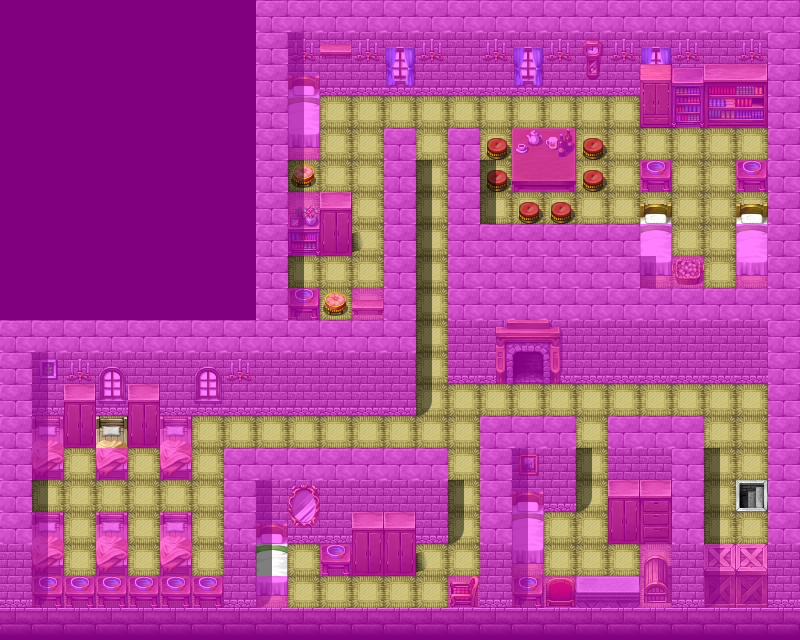

Tiled map render using the project's own tile images. Description and the map definition, with tile-layer contents summarised, below:
An orthogonal 25x20 tile map with 32x32 px tiles, 4 tile layers (Ground, Objects, Above, Walkable), 60 tilesets and 13 objects (7x spawn, 2x mapchange, 2x key, sign, rest).

<map version="1.0" tiledversion="1.0.2" orientation="orthogonal" renderorder="right-down" width="25" height="20" tilewidth="32" tileheight="32" nextobjectid="14">
 <tileset firstgid="1" name="map_bed_1" tilewidth="32" tileheight="32" tilecount="128" columns="16">
  <image source="../drawable/map_bed_1.png" width="512" height="256" />
 </tileset>
 <tileset firstgid="129" name="map_border_1" tilewidth="32" tileheight="32" tilecount="128" columns="16">
  <image source="../drawable/map_border_1.png" width="512" height="256" />
 </tileset>
 <tileset firstgid="257" name="map_bridge_1" tilewidth="32" tileheight="32" tilecount="128" columns="16">
  <image source="../drawable/map_bridge_1.png" width="512" height="256" />
 </tileset>
 <tileset firstgid="385" name="map_bridge_2" tilewidth="32" tileheight="32" tilecount="128" columns="16">
  <image source="../drawable/map_bridge_2.png" width="512" height="256" />
 </tileset>
 <tileset firstgid="513" name="map_broken_1" tilewidth="32" tileheight="32" tilecount="128" columns="16">
  <image source="../drawable/map_broken_1.png" width="512" height="256" />
 </tileset>
 <tileset firstgid="641" name="map_cavewall_1" tilewidth="32" tileheight="32" tilecount="108" columns="18">
  <image source="../drawable/map_cavewall_1.png" width="576" height="192" />
 </tileset>
 <tileset firstgid="749" name="map_cavewall_2" tilewidth="32" tileheight="32" tilecount="108" columns="18">
  <image source="../drawable/map_cavewall_2.png" width="576" height="192" />
 </tileset>
 <tileset firstgid="857" name="map_cavewall_3" tilewidth="32" tileheight="32" tilecount="108" columns="18">
  <image source="../drawable/map_cavewall_3.png" width="576" height="192" />
 </tileset>
 <tileset firstgid="965" name="map_cavewall_4" tilewidth="32" tileheight="32" tilecount="108" columns="18">
  <image source="../drawable/map_cavewall_4.png" width="576" height="192" />
 </tileset>
 <tileset firstgid="1073" name="map_chair_table_1" tilewidth="32" tileheight="32" tilecount="128" columns="16">
  <image source="../drawable/map_chair_table_1.png" width="512" height="256" />
 </tileset>
 <tileset firstgid="1201" name="map_chair_table_2" tilewidth="32" tileheight="32" tilecount="128" columns="16">
  <image source="../drawable/map_chair_table_2.png" width="512" height="256" />
 </tileset>
 <tileset firstgid="1329" name="map_crate_1" tilewidth="32" tileheight="32" tilecount="128" columns="16">
  <image source="../drawable/map_crate_1.png" width="512" height="256" />
 </tileset>
 <tileset firstgid="1457" name="map_cupboard_1" tilewidth="32" tileheight="32" tilecount="128" columns="16">
  <image source="../drawable/map_cupboard_1.png" width="512" height="256" />
 </tileset>
 <tileset firstgid="1585" name="map_curtain_1" tilewidth="32" tileheight="32" tilecount="128" columns="16">
  <image source="../drawable/map_curtain_1.png" width="512" height="256" />
 </tileset>
 <tileset firstgid="1713" name="map_entrance_1" tilewidth="32" tileheight="32" tilecount="128" columns="16">
  <image source="../drawable/map_entrance_1.png" width="512" height="256" />
 </tileset>
 <tileset firstgid="1841" name="map_entrance_2" tilewidth="32" tileheight="32" tilecount="128" columns="16">
  <image source="../drawable/map_entrance_2.png" width="512" height="256" />
 </tileset>
 <tileset firstgid="1969" name="map_fence_1" tilewidth="32" tileheight="32" tilecount="128" columns="16">
  <image source="../drawable/map_fence_1.png" width="512" height="256" />
 </tileset>
 <tileset firstgid="2097" name="map_fence_2" tilewidth="32" tileheight="32" tilecount="128" columns="16">
  <image source="../drawable/map_fence_2.png" width="512" height="256" />
 </tileset>
 <tileset firstgid="2225" name="map_fence_3" tilewidth="32" tileheight="32" tilecount="128" columns="16">
  <image source="../drawable/map_fence_3.png" width="512" height="256" />
 </tileset>
 <tileset firstgid="2353" name="map_fence_4" tilewidth="32" tileheight="32" tilecount="128" columns="16">
  <image source="../drawable/map_fence_4.png" width="512" height="256" />
 </tileset>
 <tileset firstgid="2481" name="map_ground_1" tilewidth="32" tileheight="32" tilecount="128" columns="16">
  <image source="../drawable/map_ground_1.png" width="512" height="256" />
 </tileset>
 <tileset firstgid="2609" name="map_ground_2" tilewidth="32" tileheight="32" tilecount="128" columns="16">
  <image source="../drawable/map_ground_2.png" width="512" height="256" />
 </tileset>
 <tileset firstgid="2737" name="map_ground_3" tilewidth="32" tileheight="32" tilecount="128" columns="16">
  <image source="../drawable/map_ground_3.png" width="512" height="256" />
 </tileset>
 <tileset firstgid="2865" name="map_ground_4" tilewidth="32" tileheight="32" tilecount="128" columns="16">
  <image source="../drawable/map_ground_4.png" width="512" height="256" />
 </tileset>
 <tileset firstgid="2993" name="map_ground_5" tilewidth="32" tileheight="32" tilecount="128" columns="16">
  <image source="../drawable/map_ground_5.png" width="512" height="256" />
 </tileset>
 <tileset firstgid="3121" name="map_ground_6" tilewidth="32" tileheight="32" tilecount="128" columns="16">
  <image source="../drawable/map_ground_6.png" width="512" height="256" />
 </tileset>
 <tileset firstgid="3249" name="map_ground_7" tilewidth="32" tileheight="32" tilecount="128" columns="16">
  <image source="../drawable/map_ground_7.png" width="512" height="256" />
 </tileset>
 <tileset firstgid="3377" name="map_ground_8" tilewidth="32" tileheight="32" tilecount="128" columns="16">
  <image source="../drawable/map_ground_8.png" width="512" height="256" />
 </tileset>
 <tileset firstgid="3505" name="map_house_1" tilewidth="32" tileheight="32" tilecount="128" columns="16">
  <image source="../drawable/map_house_1.png" width="512" height="256" />
 </tileset>
 <tileset firstgid="3633" name="map_house_2" tilewidth="32" tileheight="32" tilecount="128" columns="16">
  <image source="../drawable/map_house_2.png" width="512" height="256" />
 </tileset>
 <tileset firstgid="3761" name="map_indoor_1" tilewidth="32" tileheight="32" tilecount="128" columns="16">
  <image source="../drawable/map_indoor_1.png" width="512" height="256" />
 </tileset>
 <tileset firstgid="3889" name="map_indoor_2" tilewidth="32" tileheight="32" tilecount="128" columns="16">
  <image source="../drawable/map_indoor_2.png" width="512" height="256" />
 </tileset>
 <tileset firstgid="4017" name="map_kitchen_1" tilewidth="32" tileheight="32" tilecount="128" columns="16">
  <image source="../drawable/map_kitchen_1.png" width="512" height="256" />
 </tileset>
 <tileset firstgid="4145" name="map_outdoor_1" tilewidth="32" tileheight="32" tilecount="128" columns="16">
  <image source="../drawable/map_outdoor_1.png" width="512" height="256" />
 </tileset>
 <tileset firstgid="4273" name="map_pillar_1" tilewidth="32" tileheight="32" tilecount="128" columns="16">
  <image source="../drawable/map_pillar_1.png" width="512" height="256" />
 </tileset>
 <tileset firstgid="4401" name="map_pillar_2" tilewidth="32" tileheight="32" tilecount="128" columns="16">
  <image source="../drawable/map_pillar_2.png" width="512" height="256" />
 </tileset>
 <tileset firstgid="4529" name="map_plant_1" tilewidth="32" tileheight="32" tilecount="128" columns="16">
  <image source="../drawable/map_plant_1.png" width="512" height="256" />
 </tileset>
 <tileset firstgid="4657" name="map_plant_2" tilewidth="32" tileheight="32" tilecount="128" columns="16">
  <image source="../drawable/map_plant_2.png" width="512" height="256" />
 </tileset>
 <tileset firstgid="4785" name="map_rock_1" tilewidth="32" tileheight="32" tilecount="128" columns="16">
  <image source="../drawable/map_rock_1.png" width="512" height="256" />
 </tileset>
 <tileset firstgid="4913" name="map_rock_2" tilewidth="32" tileheight="32" tilecount="128" columns="16">
  <image source="../drawable/map_rock_2.png" width="512" height="256" />
 </tileset>
 <tileset firstgid="5041" name="map_roof_1" tilewidth="32" tileheight="32" tilecount="128" columns="16">
  <image source="../drawable/map_roof_1.png" width="512" height="256" />
 </tileset>
 <tileset firstgid="5169" name="map_roof_2" tilewidth="32" tileheight="32" tilecount="128" columns="16">
  <image source="../drawable/map_roof_2.png" width="512" height="256" />
 </tileset>
 <tileset firstgid="5297" name="map_roof_3" tilewidth="32" tileheight="32" tilecount="128" columns="16">
  <image source="../drawable/map_roof_3.png" width="512" height="256" />
 </tileset>
 <tileset firstgid="5425" name="map_shop_1" tilewidth="32" tileheight="32" tilecount="128" columns="16">
  <image source="../drawable/map_shop_1.png" width="512" height="256" />
 </tileset>
 <tileset firstgid="5553" name="map_sign_ladder_1" tilewidth="32" tileheight="32" tilecount="128" columns="16">
  <image source="../drawable/map_sign_ladder_1.png" width="512" height="256" />
 </tileset>
 <tileset firstgid="5681" name="map_table_1" tilewidth="32" tileheight="32" tilecount="128" columns="16">
  <image source="../drawable/map_table_1.png" width="512" height="256" />
 </tileset>
 <tileset firstgid="5809" name="map_trail_1" tilewidth="32" tileheight="32" tilecount="128" columns="16">
  <image source="../drawable/map_trail_1.png" width="512" height="256" />
 </tileset>
 <tileset firstgid="5937" name="map_transition_1" tilewidth="32" tileheight="32" tilecount="128" columns="16">
  <image source="../drawable/map_transition_1.png" width="512" height="256" />
 </tileset>
 <tileset firstgid="6065" name="map_transition_2" tilewidth="32" tileheight="32" tilecount="128" columns="16">
  <image source="../drawable/map_transition_2.png" width="512" height="256" />
 </tileset>
 <tileset firstgid="6193" name="map_transition_3" tilewidth="32" tileheight="32" tilecount="128" columns="16">
  <image source="../drawable/map_transition_3.png" width="512" height="256" />
 </tileset>
 <tileset firstgid="6321" name="map_transition_4" tilewidth="32" tileheight="32" tilecount="128" columns="16">
  <image source="../drawable/map_transition_4.png" width="512" height="256" />
 </tileset>
 <tileset firstgid="6449" name="map_transition_5" tilewidth="32" tileheight="32" tilecount="128" columns="16">
  <image source="../drawable/map_transition_5.png" width="512" height="256" />
 </tileset>
 <tileset firstgid="6577" name="map_tree_1" tilewidth="32" tileheight="32" tilecount="128" columns="16">
  <image source="../drawable/map_tree_1.png" width="512" height="256" />
 </tileset>
 <tileset firstgid="6705" name="map_tree_2" tilewidth="32" tileheight="32" tilecount="128" columns="16">
  <image source="../drawable/map_tree_2.png" width="512" height="256" />
 </tileset>
 <tileset firstgid="6833" name="map_wall_1" tilewidth="32" tileheight="32" tilecount="128" columns="16">
  <image source="../drawable/map_wall_1.png" width="512" height="256" />
 </tileset>
 <tileset firstgid="6961" name="map_wall_2" tilewidth="32" tileheight="32" tilecount="120" columns="15">
  <image source="../drawable/map_wall_2.png" width="480" height="256" />
 </tileset>
 <tileset firstgid="7081" name="map_wall_3" tilewidth="32" tileheight="32" tilecount="120" columns="15">
  <image source="../drawable/map_wall_3.png" width="480" height="256" />
 </tileset>
 <tileset firstgid="7201" name="map_wall_4" tilewidth="32" tileheight="32" tilecount="120" columns="15">
  <image source="../drawable/map_wall_4.png" width="480" height="256" />
 </tileset>
 <tileset firstgid="7321" name="map_window_1" tilewidth="32" tileheight="32" tilecount="128" columns="16">
  <image source="../drawable/map_window_1.png" width="512" height="256" />
 </tileset>
 <tileset firstgid="7449" name="map_window_2" tilewidth="32" tileheight="32" tilecount="128" columns="16">
  <image source="../drawable/map_window_2.png" width="512" height="256" />
 </tileset>
 <layer name="Ground" width="25" height="20">
  <data>[500 cells, 500 non-empty, 7 distinct tile ids]</data>
 </layer>
 <layer name="Objects" width="25" height="20">
  <data>[500 cells, 117 non-empty, 52 distinct tile ids]</data>
 </layer>
 <layer name="Above" width="25" height="20">
  <data>[500 cells, 52 non-empty, 7 distinct tile ids]</data>
 </layer>
 <layer name="Walkable" width="25" height="20">
  <data>[500 cells, 383 non-empty, 1 distinct tile ids]</data>
 </layer>
 <objectgroup name="Mapevents">
  <object id="1" name="down" type="mapchange" x="736" y="480" width="32" height="32">
   <properties>
    <property name="map" value="remgard_tavern0" />
    <property name="place" value="up" />
   </properties>
  </object>
  <object id="2" name="jhaeld_bed" type="sign" x="704" y="256" width="32" height="32" />
  <object id="3" name="rest1" type="rest" x="256" y="544" width="32" height="32" />
  <object id="12" name="base_beamto_stoutford" type="mapchange" x="96" y="416" width="32" height="32">
   <properties>
    <property name="map" value="stoutford_castle_barrack2" />
    <property name="place" value="base_beamto_remgard" />
   </properties>
  </object>
 </objectgroup>
 <objectgroup name="Spawn" visible="0">
  <object id="4" name="jhaeld" type="spawn" x="480" y="128" width="256" height="96">
   <properties>
    <property name="spawngroup" value="jhaeld" />
   </properties>
  </object>
  <object id="5" name="remgard_guard" type="spawn" x="608" y="96" width="32" height="32">
   <properties>
    <property name="spawngroup" value="remgard_guard" />
   </properties>
  </object>
  <object id="6" name="maelf" type="spawn" x="64" y="448" width="32" height="32">
   <properties>
    <property name="spawngroup" value="maelf" />
   </properties>
  </object>
  <object id="7" name="remgard_guard2" type="spawn" x="64" y="544" width="32" height="32">
   <properties>
    <property name="spawngroup" value="remgard_guard2" />
   </properties>
  </object>
  <object id="8" name="morgisia" type="spawn" x="544" y="512" width="96" height="64">
   <properties>
    <property name="spawngroup" value="morgisia" />
   </properties>
  </object>
  <object id="9" name="remgard_guard2_1" type="spawn" x="128" y="544" width="32" height="32">
   <properties>
    <property name="spawngroup" value="remgard_guard2" />
   </properties>
  </object>
  <object id="10" name="kaverin" type="spawn" x="320" y="96" width="64" height="96">
   <properties>
    <property name="spawngroup" value="kaverin" />
   </properties>
  </object>
 </objectgroup>
 <objectgroup name="Keys">
  <object id="11" name="nondisplay:21" type="key" x="448" y="480" width="32" height="32">
   <properties>
    <property name="phrase" value="remgard_tavern_room" />
    <property name="requireId" value="nondisplay" />
    <property name="requireType" value="questProgress" />
    <property name="requireValue" value="21" />
   </properties>
  </object>
  <object id="13" name="base_nondisplay:1" type="key" x="96" y="416" width="32" height="32">
   <properties>
    <property name="phrase" value="base_beamto_10" />
    <property name="requireId" value="base_nondisplay" />
    <property name="requireType" value="questProgress" />
    <property name="requireValue" value="1" />
   </properties>
  </object>
 </objectgroup>
</map>
